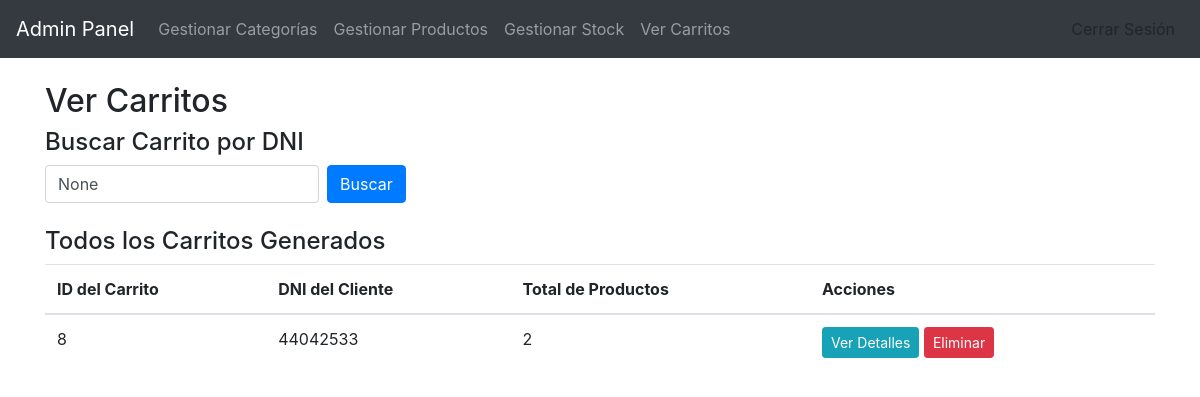
The page /store/ver_carritos/ (signed in) on the database as committed earlier.
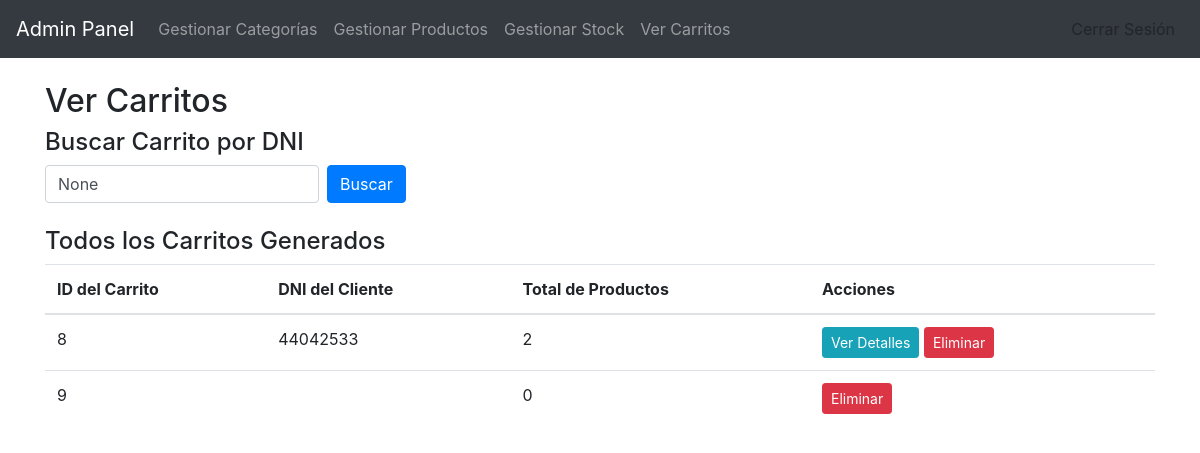
The same page on the database as committed later.
### store/models.py (models this page shows, shortened)
class Carrito(models.Model):
    dni_cliente = models.CharField(max_length=8, blank=True, null=True)
    creado = models.DateTimeField(auto_now_add=True)

### store/views.py (the view)
# urls.py: path('ver_carritos/', views.ver_carritos, name='ver_carritos'),
@login_required
def ver_carritos(request):
    dni_cliente = request.GET.get('dni', None)  # Obtenemos el DNI desde el formulario de búsqueda
    carritos = Carrito.objects.all()  # Obtenemos todos los carritos
    if dni_cliente:
        carritos = carritos.filter(dni_cliente=dni_cliente)  # Filtrar por DNI si se proporciona
    return render(request, 'store/ver_carritos.html', {'carritos': carritos, 'dni_cliente': dni_cliente})

### store/templates/store/ver_carritos.html (shortened to what this page needs)
{% extends "store/base_sesion.html" %}
{% block content %}
<h2>Ver Carritos</h2>
<h4>Buscar Carrito por DNI</h4>
<form method="get" action="{% url 'store:ver_carritos' %}" class="form-inline mb-4">
    <div class="form-group mr-2">
        <input type="text" name="dni" class="form-control" placeholder="Ingrese DNI" value="{{ dni_cliente }}">
    </div>
    <button type="submit" class="btn btn-primary">Buscar</button>
</form>
<h4>Todos los Carritos Generados</h4>
<table class="table">
    <thead>
        <tr>
            <th>ID del Carrito</th>
            <th>DNI del Cliente</th>
            <th>Total de Productos</th>
            <th>Acciones</th>
        </tr>
    </thead>
    <tbody>
        {% for carrito in carritos %}
        <tr>
            <td>{{ carrito.id }}</td>
            <td>{{ carrito.dni_cliente }}</td>
            <td>{{ carrito.items.count }}</td>
            <td>
                {% if carrito.dni_cliente %}
                    <a href="{% url 'store:ver_carrito_dni' carrito.dni_cliente %}" class="btn btn-info btn-sm">Ver Detalles</a>
                {% endif %}
                <a href="{% url 'store:eliminar_carrito' carrito.id %}" class="btn btn-danger btn-sm">Eliminar</a>
            </td>
        </tr>
        {% endfor %}
    </tbody>
</table>
{% endblock %}

### store/templates/store/base_sesion.html (shortened to what this page needs)
<!DOCTYPE html>
<html lang="es">
<head>
    <link href="https://stackpath.bootstrapcdn.com/bootstrap/4.5.2/css/bootstrap.min.css" rel="stylesheet">
</head>
<body>
    <nav class="navbar navbar-expand-lg navbar-dark bg-dark">
        <a class="navbar-brand" href="{% url 'store:base_sesion' %}">Admin Panel</a>
        <div class="collapse navbar-collapse" id="navbarNav">
            <ul class="navbar-nav">
                <li class="nav-item">
                    <a class="nav-link" href="{% url 'store:lista_categorias' %}">Gestionar Categorías</a>
                </li>
                <li class="nav-item">
                    <a class="nav-link" href="{% url 'store:crud_productos' %}">Gestionar Productos</a>
                </li>
                <li class="nav-item">
                    <a class="nav-link" href="{% url 'store:stock' %}">Gestionar Stock</a>
                </li>
                <li class="nav-item">
                    <a class="nav-link" href="{% url 'store:ver_carritos' %}">Ver Carritos</a>
                </li>
            </ul>
            <ul class="navbar-nav ml-auto">
                <li class="nav-item">
                    <form method="post" action="{% url 'store:cerrar_sesion' %}">
                        <button type="submit" class="btn btn-link nav-link" style="color: inherit;">Cerrar Sesión</button>
                    </form>
                </li>
            </ul>
        </div>
    </nav>
    <div class="container mt-4">
        {% block content %}{% endblock %}
    </div>
</body>
</html>

Rows that differ between the two databases and show on the page:
added Carrito: id "9", items.count "0"
